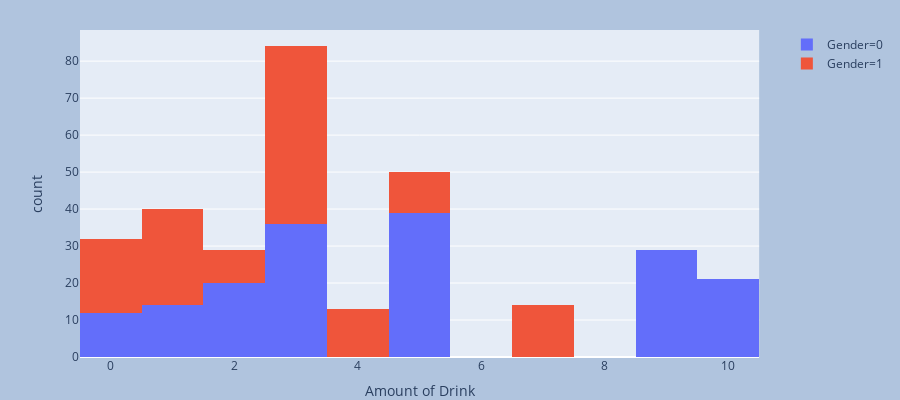

Here is the notebook cell this chart was saved with:
### Code cell
fig = go.Figure()

fig = px.histogram(data, x='Amount Drink',
             hover_data=['Gender'],color='Gender',
             labels={'count':'Count of Burger','Amount Drink':'Amount of Drink'}, height=400)
fig.update_layout(
    margin=dict(l=80, r=30, t=30, b=30),
    paper_bgcolor="LightSteelBlue",
)

### Figure 1 — Plotly figure (JSON) as saved in the notebook; plotly's stock layout.template omitted (floating-point values rounded to 4 significant figures; data arrays with more than 128 entries replaced by an {"elided": "..."} marker saying what was removed)
{"data": [{"alignmentgroup": "True", "bingroup": "x", "hoverlabel": {"namelength": 0}, "hovertemplate": "Gender=0<br>Amount of Drink=%{x}<br>count=%{y}", "legendgroup": "Gender=0", "marker": {"color": "#636efa"}, "name": "Gender=0", "offsetgroup": "Gender=0", "orientation": "v", "showlegend": true, "type": "histogram", "x": {"elided": "171 int values"}, "xaxis": "x", "yaxis": "y"}, {"alignmentgroup": "True", "bingroup": "x", "hoverlabel": {"namelength": 0}, "hovertemplate": "Gender=1<br>Amount of Drink=%{x}<br>count=%{y}", "legendgroup": "Gender=1", "marker": {"color": "#EF553B"}, "name": "Gender=1", "offsetgroup": "Gender=1", "orientation": "v", "showlegend": true, "type": "histogram", "x": {"elided": "141 int values"}, "xaxis": "x", "yaxis": "y"}], "layout": {"barmode": "relative", "height": 400, "legend": {"tracegroupgap": 0}, "margin": {"b": 30, "l": 80, "r": 30, "t": 30}, "paper_bgcolor": "LightSteelBlue", "xaxis": {"anchor": "y", "domain": [0, 0.98], "title": {"text": "Amount of Drink"}}, "yaxis": {"anchor": "x", "domain": [0, 1], "title": {"text": "count"}}}}
